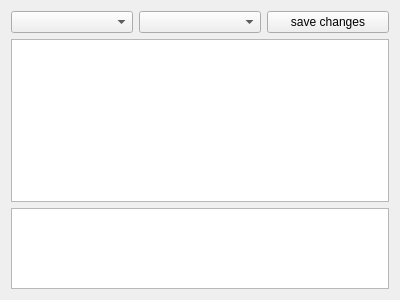
<?xml version="1.0" encoding="UTF-8"?>
<ui version="4.0">
 <class>vogleditor_QProgramExplorer</class>
 <widget class="QWidget" name="vogleditor_QProgramExplorer">
  <property name="geometry">
   <rect>
    <x>0</x>
    <y>0</y>
    <width>400</width>
    <height>300</height>
   </rect>
  </property>
  <property name="windowTitle">
   <string>Form</string>
  </property>
  <layout class="QVBoxLayout" name="verticalLayout">
   <item>
    <layout class="QHBoxLayout" name="horizontalLayout">
     <item>
      <widget class="QComboBox" name="programListBox"/>
     </item>
     <item>
      <widget class="QComboBox" name="shaderListBox"/>
     </item>
     <item>
      <widget class="QPushButton" name="saveShaderButton">
       <property name="text">
        <string>save changes</string>
       </property>
      </widget>
     </item>
    </layout>
   </item>
   <item>
    <widget class="QTextEdit" name="shaderTextEdit">
     <property name="sizePolicy">
      <sizepolicy hsizetype="Expanding" vsizetype="Expanding">
       <horstretch>0</horstretch>
       <verstretch>2</verstretch>
      </sizepolicy>
     </property>
     <property name="lineWrapMode">
      <enum>QTextEdit::NoWrap</enum>
     </property>
    </widget>
   </item>
   <item>
    <widget class="QTableWidget" name="uniformTableWidget">
     <property name="sizePolicy">
      <sizepolicy hsizetype="Expanding" vsizetype="Expanding">
       <horstretch>0</horstretch>
       <verstretch>1</verstretch>
      </sizepolicy>
     </property>
     <property name="editTriggers">
      <set>QAbstractItemView::NoEditTriggers</set>
     </property>
     <property name="selectionMode">
      <enum>QAbstractItemView::SingleSelection</enum>
     </property>
     <property name="selectionBehavior">
      <enum>QAbstractItemView::SelectRows</enum>
     </property>
    </widget>
   </item>
  </layout>
 </widget>
 <resources/>
 <connections/>
</ui>
